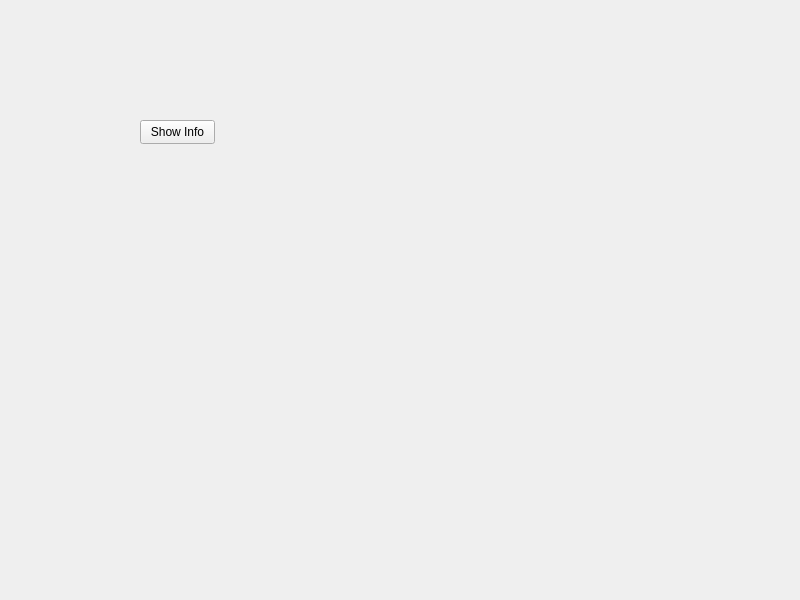
<?xml version="1.0" encoding="UTF-8"?>
<ui version="4.0">
 <class>Widget</class>
 <widget class="QWidget" name="Widget">
  <property name="geometry">
   <rect>
    <x>0</x>
    <y>0</y>
    <width>800</width>
    <height>600</height>
   </rect>
  </property>
  <property name="windowTitle">
   <string>Widget</string>
  </property>
  <widget class="QPushButton" name="showInfoButton">
   <property name="geometry">
    <rect>
     <x>140</x>
     <y>120</y>
     <width>75</width>
     <height>24</height>
    </rect>
   </property>
   <property name="text">
    <string>Show Info</string>
   </property>
  </widget>
 </widget>
 <resources/>
 <connections/>
</ui>
